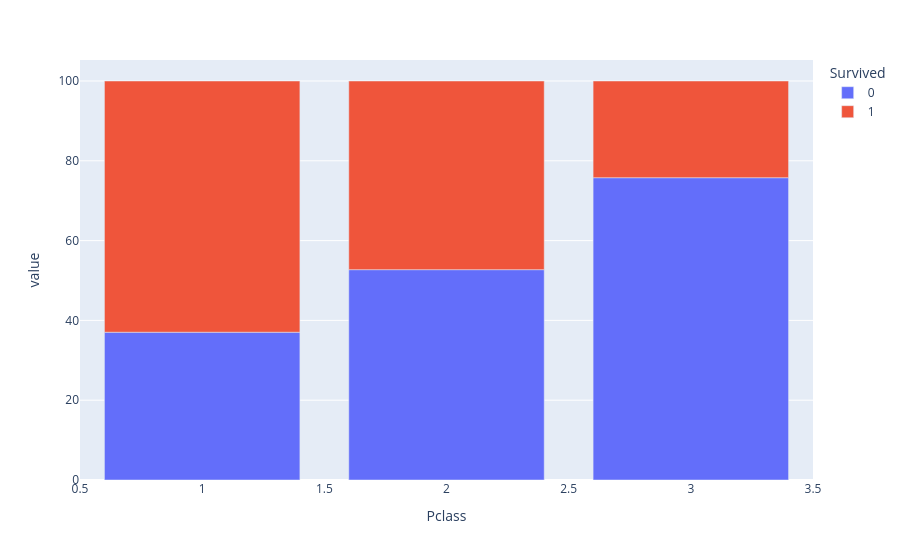

The code cell stored with this chart in its notebook:
### Code cell
fig = px.bar(classe)
fig.show()

### Figure 1 — Plotly figure (JSON) as saved in the notebook; plotly's stock layout.template omitted (floating-point values rounded to 4 significant figures)
{"data": [{"hovertemplate": "Survived=0<br>Pclass=%{x}<br>value=%{y}<extra></extra>", "legendgroup": "0", "marker": {"color": "#636efa", "pattern": {"shape": ""}}, "name": "0", "orientation": "v", "showlegend": true, "textposition": "auto", "type": "bar", "x": [1, 2, 3], "xaxis": "x", "y": [37.04, 52.72, 75.76], "yaxis": "y"}, {"hovertemplate": "Survived=1<br>Pclass=%{x}<br>value=%{y}<extra></extra>", "legendgroup": "1", "marker": {"color": "#EF553B", "pattern": {"shape": ""}}, "name": "1", "orientation": "v", "showlegend": true, "textposition": "auto", "type": "bar", "x": [1, 2, 3], "xaxis": "x", "y": [62.96, 47.28, 24.24], "yaxis": "y"}], "layout": {"barmode": "relative", "legend": {"title": {"text": "Survived"}, "tracegroupgap": 0}, "margin": {"t": 60}, "xaxis": {"anchor": "y", "domain": [0, 1], "title": {"text": "Pclass"}}, "yaxis": {"anchor": "x", "domain": [0, 1], "title": {"text": "value"}}}}
